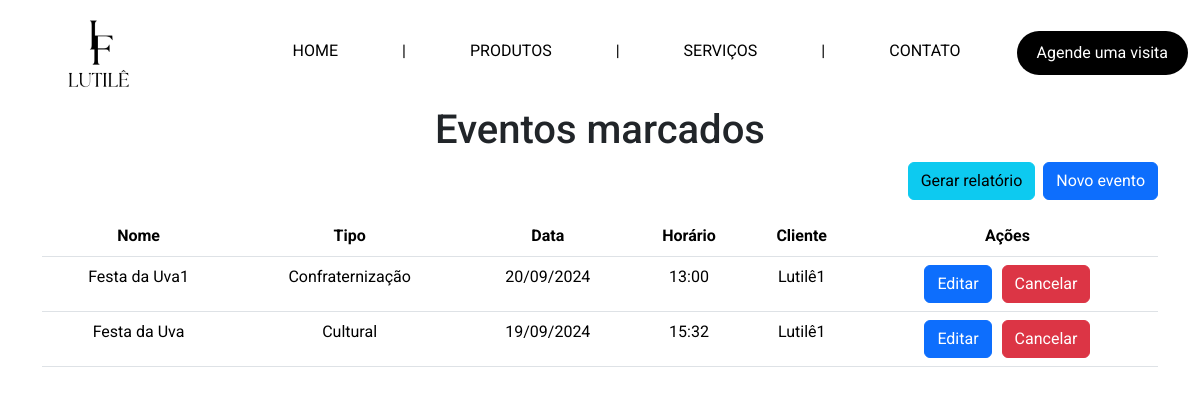
Page /admin/eventos on the earlier database version.
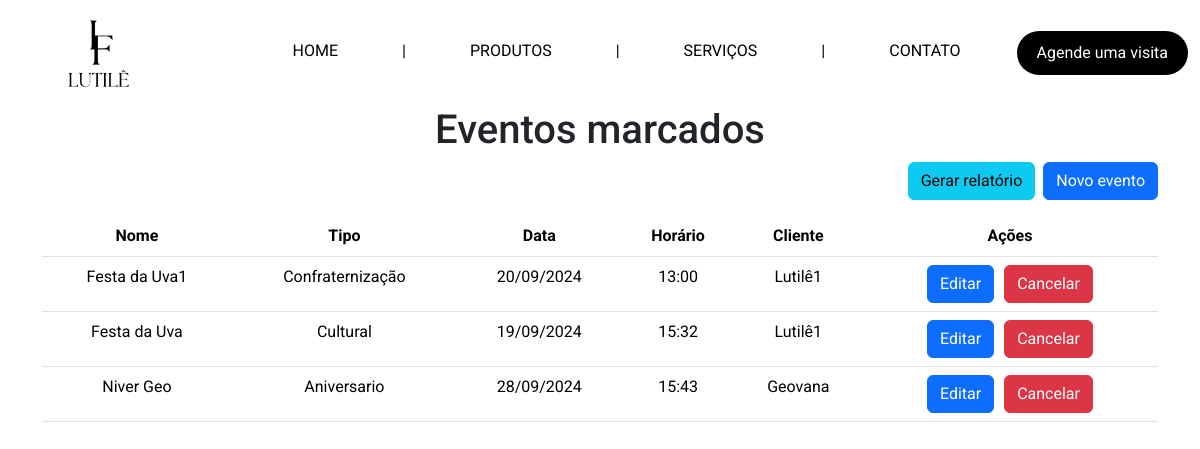
Same page on the later database version.
### tables this page shows
CREATE TABLE `evento` (
  `data` DATE NOT NULL,
  `horario` VARCHAR(45) NOT NULL,
  `nome_evento` VARCHAR(50) NOT NULL,
  `tipo` VARCHAR(45) NOT NULL,
  `cliente_cpf` VARCHAR(11) NOT NULL,
  PRIMARY KEY (`data`, `horario`),
  FOREIGN KEY (`cliente_cpf`)
    REFERENCES `cliente` (`cpf`)
    ON DELETE RESTRICT
    ON UPDATE RESTRICT
);

CREATE TABLE `cliente` (
  `cpf` VARCHAR(11) NOT NULL,
  `nome_cliente` VARCHAR(100) NOT NULL,
  `celular` VARCHAR(14) NOT NULL,
  `endereco` VARCHAR(100) NOT NULL,
  PRIMARY KEY (`cpf`)
);

### app.py (the view)
@app.route('/admin/eventos', methods=['GET'])
def eventos_admin():
    with get_connection() as conn:
        cursor = conn.cursor()
        cursor.execute('SELECT * FROM evento JOIN cliente ON evento.cliente_cpf = cliente.cpf')
        eventos = cursor.fetchall()
    return render_template('html/pages/admin/eventos-admin.html', eventos=eventos)

### app.py (called while the page is built)
def get_connection():
    return sqlite3.connect('instance/salao_festas.db')

def format_datetime(value, format='%d/%m/%Y'):
    if value is None:
        return ""
    try:
        date_obj = datetime.strptime(value, '%Y-%m-%d')
        return date_obj.strftime(format)
    except ValueError:
        return value  # Return the original value if parsing fails

@app.context_processor
def inject_active():
    def is_active(endpoint): #recebe o endpoint (rota) e verifica se é igual o endpoint atual, se for ele retorna a classeactive, se não retorna vazio
        return 'active' if request.endpoint == endpoint else ''
    return dict(is_active=is_active)

### templates/html/pages/admin/eventos-admin.html (shortened to what this page needs)
{% extends "base.html" %}
{% block content %}
<h1 class="text-center">Eventos marcados</h1>
<div class="container d-flex flex-column align-items-center">
    <div class="w-100 d-flex justify-content-end mb-3">
      <a href="{{ url_for('gerar_relatorio_eventos') }}" class="btn btn-info me-2">Gerar relatório</a>
      <a href="{{ url_for('novo_evento') }}" class="btn btn-primary">Novo evento</a>
      </div>
    <table class="table table">
        <thead>
          <tr>
            <th scope="col" class="text-center">Nome</th>
            <th scope="col" class="text-center">Tipo</th>
            <th scope="col" class="text-center">Data</th>
            <th scope="col" class="text-center">Horário</th>
            <th scope="col" class="text-center">Cliente</th>
            <th scope="col" class="text-center">Ações</th>
          </tr>
        </thead>
        <tbody>
          {% for evento in eventos %}
          <tr>
              <td class="text-center">{{ evento[2] }}</td>
              <td class="text-center">{{ evento[3] }}</td>
              <td class="text-center">{{ evento[0] | datetime('%d/%m/%Y') }}</td>
              <td class="text-center">{{ evento[1] }}</td>
              <td class="text-center">{{ evento[6] }}</td>
              <td class="text-center">
                <div style="display: flex; justify-content: center; gap: 10px;">
                  <form action="{{ url_for('editar_evento', data=evento[0], horario=evento[1]) }}" method="GET">
                    <button type="submit" class="btn btn-primary">Editar</button>
                  </form>
                  <form action="{{ url_for('deletar_evento', data=evento[0], horario=evento[1]) }}" method="POST" onsubmit="return confirmCancel('{{ evento[2] }}')">
                    <button type="submit" class="btn btn-danger">Cancelar</button>
                  </form>
                </div>
              </td>
          </tr>
          {% endfor %}
        </tbody>
      </table>
</div>
{% endblock %}

Differences in the rows shown:
added evento: nome_evento "Niver Geo", tipo "Aniversario", data "28/09/2024", horario "15:43", nome_cliente "Geovana"
